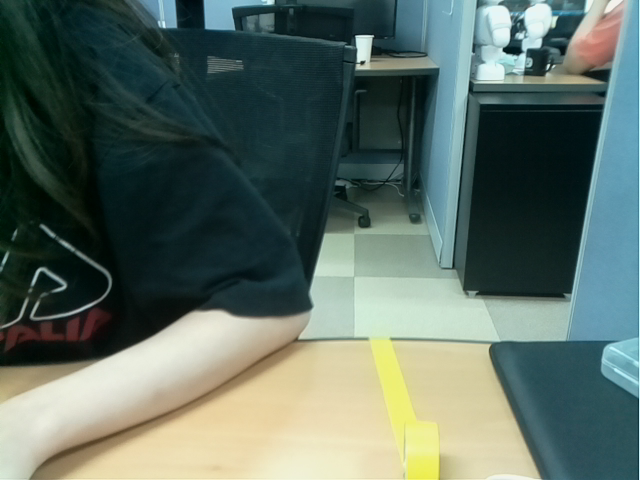
#> input picture linetracer/data/shots_2021-09-15 145601.930308.png, 640 x 480 px; its folder holds only this picture in this run
$ python -i linetrace.py   (imports and definitions only)
#> lines starting #> are read from the running program, lines starting #| are printed output that depends on the picture; after the words box and inside, x2 and y2 are one past the last pixel; in counts of white or black regions, pixels touching at a corner belong together
#> further down, picture is the input picture: shape (480, 640, 3); mean B, G, R 99.7, 108.9, 91.8
import cv2
import numpy as np
from threading import Thread
import datetime, time
import os, sys

# 상위 디렉토리 추가 (for utils.config)
sys.path.append(os.path.dirname(os.path.abspath(os.path.dirname(__file__))))
from utils.config import Config as cfg

sys.path.append(cfg.OPENPIBO_PATH + '/edu')

from pibo import Edu_Pibo
# [1 line that did not run here, left out]

filename = cfg.TESTDATA_PATH+'/tts.mp3'
#from pibo_control import Pibo_Control

# HSV
# lower_yellow = np.array([10, 88, 215])
# upper_yellow = np.array([33, 255, 255])

# YCbCr

lower_green = np.array([0, 0, 0])
upper_green = np.array([255, 91, 149])

lower_red = np.array([0, 156, 0])
upper_red = np.array([255, 255, 255])

lower_yellow = np.array([0, 0, 0])
upper_yellow = np.array([255, 255, 100])

lower_white = np.array([92, 0, 96])
upper_white = np.array([255, 112, 255])
# lower_white = np.array([240, 0, 0])
# upper_white = np.array([255, 255, 255])

# [1 line not run here, left out]
line_res, line_count, white, corner, thread_count,white_count = 0, 0, 0, 0, 0, 0
mode = 'line'

corner = 1
white = 1
# [1 line that did not run here, left out]
# [1 line not run here, left out]

# [173 lines left out: functions speak, move_line, move_line_thread, not called in this run]
        # print('thread start')
        # t.join() # 서브 스레드가 일하는 동안 메인 스레드는 stop, sub 스레드 완료 후 main이 실행됨

def Linetracing(frame):
    global mode, line_res, white, corner, line_count, white_count

    frame = frame[300:480, 100:500]
    # 180,400 h,w


    # pibo.motor(5, 25, 100, 10)
    blur = cv2.GaussianBlur(frame, (3, 3), 0)
    hsv = cv2.cvtColor(frame, cv2.COLOR_BGR2HSV)
#> hsv: shape (180, 400, 3); mean H, S, V 32.9, 60.8, 204.7
    ycbcr = cv2.cvtColor(frame, cv2.COLOR_BGR2YCR_CB)
#> ycbcr: shape (180, 400, 3); mean of channels 0, 1, 2 193.4, 133.5, 108.9
    kernel = np.ones((5, 5), np.uint8)

    mask_yellow = cv2.inRange(ycbcr, lower_yellow, upper_yellow)
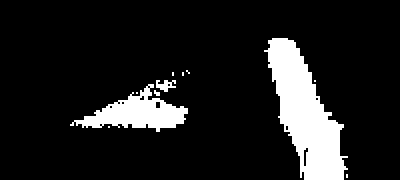
#> mask_yellow: shape (180, 400); 12% white; 11 white regions (7 under 20 px), largest, box (x1, y1, x2, y2) and area: (264, 38, 348, 180) 5924, (70, 84, 188, 132) 2488, (156, 80, 176, 92) 140, (154, 90, 160, 96) 24
    yellow_line = cv2.dilate(mask_yellow, kernel, iterations=2)
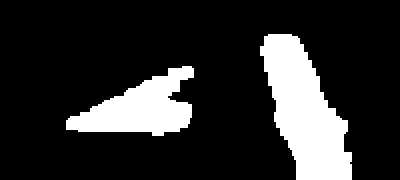
#> yellow_line: shape (180, 400); 17.6% white; 2 white regions, box (x1, y1, x2, y2) and area: (260, 34, 352, 180) 7820, (66, 66, 194, 136) 4844
    pixels_yellow = cv2.countNonZero(yellow_line)
#> pixels_yellow = 12664

    if mode == 'line' :

        h,s,v = cv2.split(hsv)
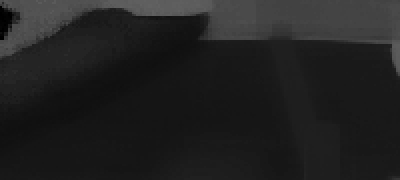
#> h: shape (180, 400); min 0, max 97, mean 32.9
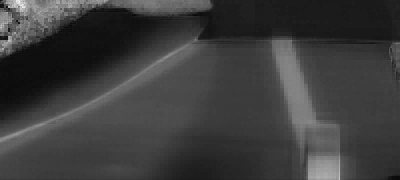
#> s: shape (180, 400); min 9, max 232, mean 60.8
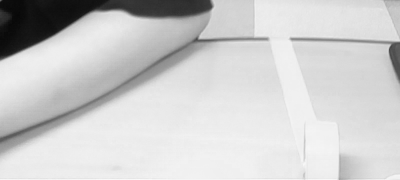
#> v: shape (180, 400); min 7, max 250, mean 204.7
        mask_white = cv2.inRange(ycbcr, lower_white, upper_white)
#> mask_white: shape (180, 400); 0.03% white; 1 white region, box (x1, y1, x2, y2) and area: (392, 40, 400, 43) 20
        white_line = cv2.dilate(mask_white, kernel, iterations=2)
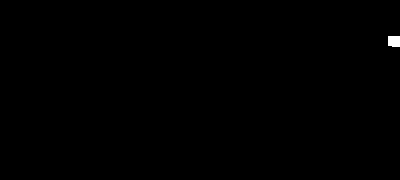
#> white_line: shape (180, 400); 0.18% white; 1 white region

        cv2.rectangle(frame, (150,20), (250,180) ,(255, 255, 0), 1)

        white_line2 = white_line[20:180, 150:250]
#> white_line2: shape (160, 100); every value is 0
        pixels_white = cv2.countNonZero(white_line2)
#> pixels_white = 0

        if 500 < pixels_white:

            contours, hierarchy = cv2.findContours(white_line, cv2.RETR_TREE, cv2.CHAIN_APPROX_SIMPLE)

            try :
                cnt = contours[1]
                whitebox = cv2.minAreaRect(cnt)
                (x, y), (w, h), ang = whitebox

                box = cv2.boxPoints(whitebox)
                box = np.int0(box)

                cv2.drawContours(frame, [box], 0, (255, 0, 0), 3)


                white_count += 1
                if white_count > 5:
                    white = 1
                    #print('흰색')

            except Exception as e:
                pass

        if pixels_yellow < 500:
            #line_count = 1
            #speak('라인이 없습니다. 라인트레이싱을 종료합니다.')
            return frame

        contours, hierarchy = cv2.findContours(yellow_line, cv2.RETR_TREE, cv2.CHAIN_APPROX_SIMPLE)
#> contours = 2 contours; box (x1, y1, x2, y2) and area: (260, 34, 352, 180) 7592, (66, 66, 194, 136) 4640

        max_contour = None
        max_area = -1

        for contour in contours:
            area = cv2.contourArea(contour)
            if area > max_area:
                max_area = area
                max_contour = contour
#> this loop made 2 passes
#> (area, max_area) on passes 1 to 2: (4640.5, 4640.5), (7592, 7592)
#> after the loop, max_area = 7592; max_contour = contour of 106 points, box (x1, y1, x2, y2) (260, 34, 352, 180), area 7592

        if len(max_contour) <= 0:
            line_res = 0
            return frame

        yellowbox = cv2.minAreaRect(max_contour)
#> yellowbox = ((305.5, 108), (68.78, 165.1), -21.04)
        (x, y), (w, h), ang = yellowbox
#> x = 305.5; y = 108; w = 68.78; h = 165.1; ang = -21.04

        if w > h:
            ang = ang + 90

        ang = int(ang)
#> ang = -21
        box = cv2.boxPoints(yellowbox)
#> box = [[303.1, 197.4], [243.8, 43.3], [308, 18.61], [367.3, 172.7]]
        box = np.int0(box)
#> box = [[303, 197], [243, 43], [308, 18], [367, 172]]

        # [4 lines of commented-out code are left out]

        if 60 < x <= 360:
            line_res = 'straight'
            line_str = 'straight'

        elif x > 210:
            line_res = 'go right'
            line_str = 'go right'
        else:
            line_res = 'go left'
            line_str = 'go left'

        if w > 180 and h > 110 :

            line_str = 'corner'
            corner = 1

        # print(f"라인 = {line_str}")


        # cv2.circle(frame, (int(x), int(y)), 3, (255, 0, 0), 10)
        # cv2.circle(frame, (int(x-w/2), int(y-h/2)), 3, (0, 0, 255), 10)
        cv2.drawContours(frame, [box], 0, (0, 0, 255), 3)

        # [5 lines of commented-out code are left out]
        cv2.putText(frame, line_str, (10, 70), cv2.FONT_HERSHEY_SIMPLEX, 1, (0, 0, 0), 2)
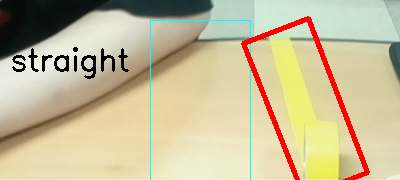
#> frame: shape (180, 400, 3); mean of channels 0, 1, 2 152.6, 187.5, 198.3; drawn as B, G, R

        #frame = cv2.flip(frame, 1) # 1은 좌우 반전, 0은 상하 반전
        #print('line_res_in_function = ', line_res)
        return frame

    elif mode == 'TrafficLight':
        # print('신호등 모드')
        # frame = frame[300:480, 100:500]
        # 400,180

        cv2.rectangle(frame, (100,40), (300,130) ,(255, 255, 0), 1)
        yellow_line_2 = yellow_line[40:130, 100:300]

        mask_red = cv2.inRange(ycbcr, lower_red, upper_red)
        red_frame = cv2.dilate(mask_red, kernel, iterations=2)
        red_frame2 = red_frame [40:130, 100:300]

        mask_green = cv2.inRange(ycbcr, lower_green, upper_green)
        green_frame = cv2.dilate(mask_green, kernel, iterations=2)
        green_frame2 = green_frame[40:130, 100:300]

        pixels_green = cv2.countNonZero(green_frame2)
        pixels_red= cv2.countNonZero(red_frame2)
        pixels_yellow = cv2.countNonZero(yellow_line_2)

        traffic = cv2.bitwise_or(yellow_line, green_frame)
        traffic = cv2.bitwise_or(traffic, red_frame)
        result = cv2.bitwise_and(frame, frame, mask=traffic)

        line_res = 0
        if pixels_red > 100:
            #print('정지')

            line_res = 'stop'

        elif pixels_yellow> 100:
            #print('대기')
            line_res = 'wait'

        elif pixels_green> 100:
            # 화살표 구분
            if corner == 1:
                #print('회전')
                line_res = 'corner'
            else:
                #print('직진')
                line_res = 'straight'

        return frame
        # [7 lines of commented-out code are left out]

def func_line_res():
    global line_res
    return line_res

>>> import cv2
>>> picture = cv2.imread('data/shots_2021-09-15 145601.930308.png')
>>> result = Linetracing(picture)
